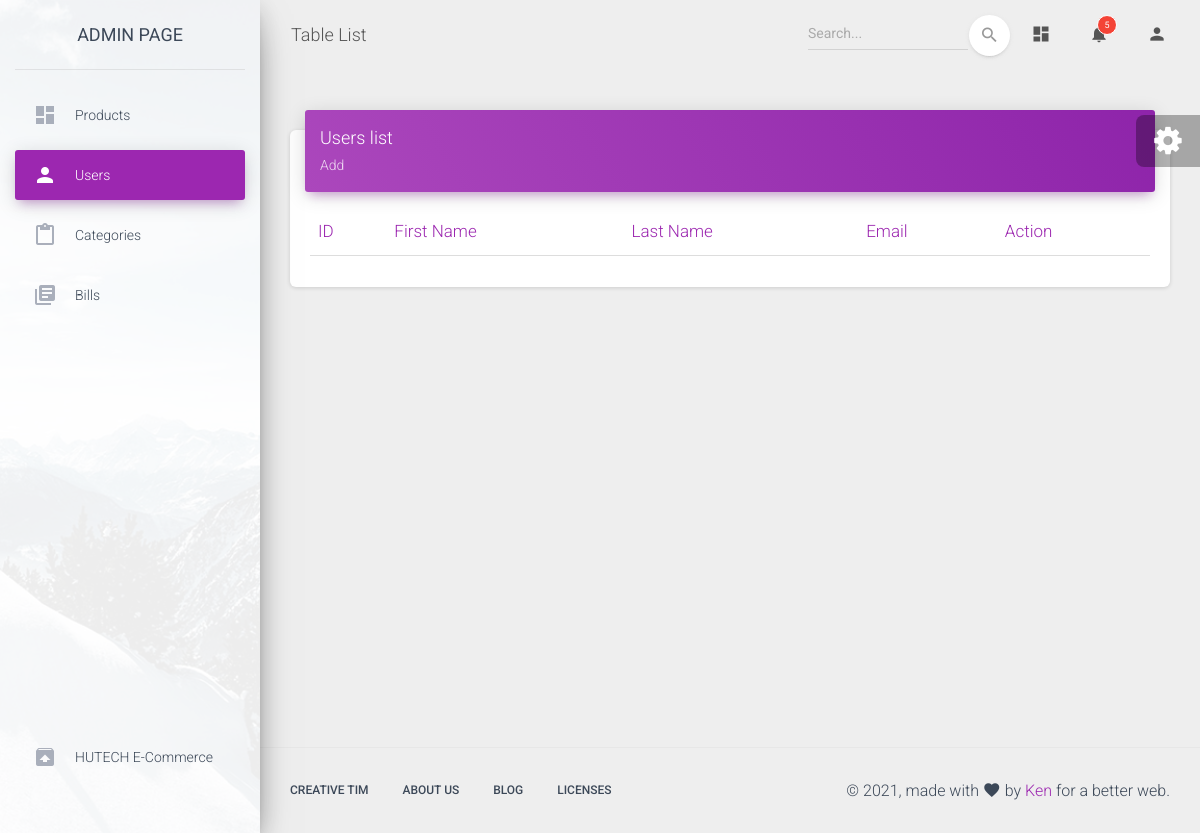
The app's page /admin/modules/users/index.php, older data.
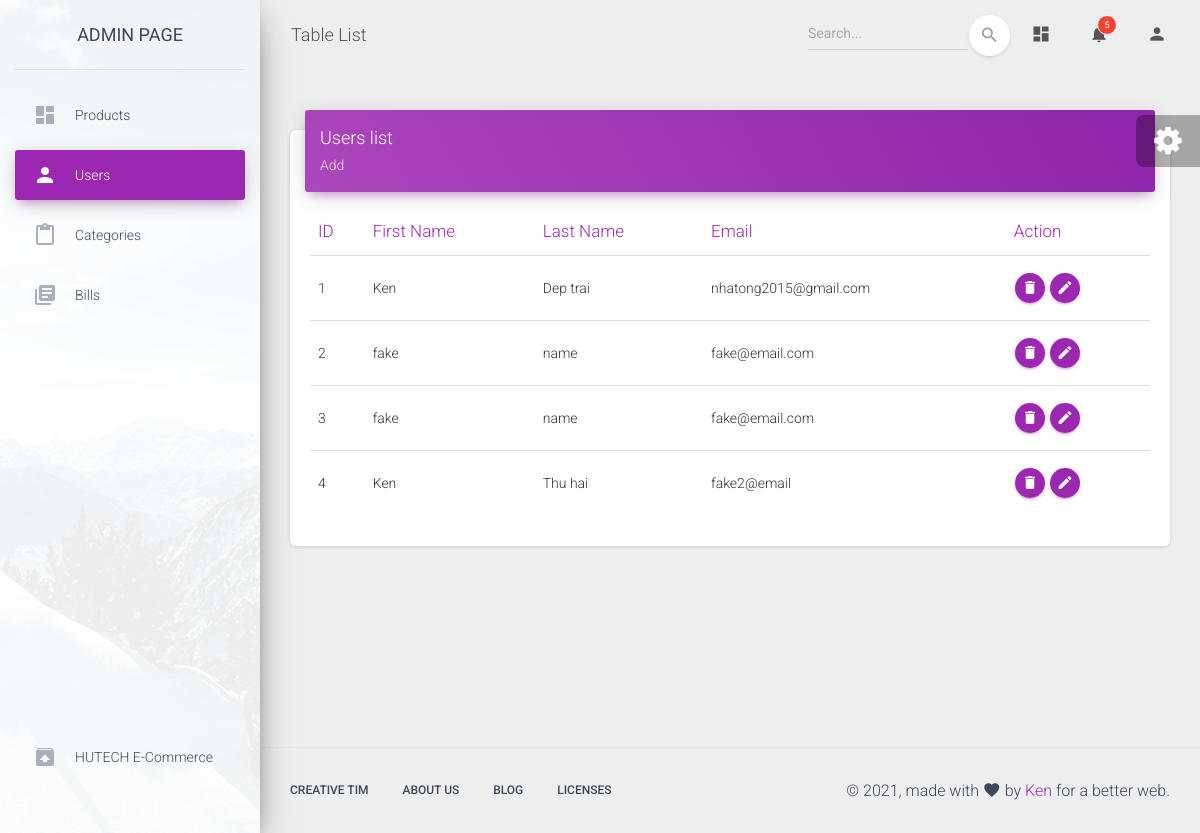
The same page, newer data.
### tables this page shows
CREATE TABLE `user` (
  `id` int(11) NOT NULL,
  `first_name` varchar(225) NOT NULL,
  `last_name` varchar(225) NOT NULL,
  `email` varchar(225) NOT NULL,
  `address` varchar(225) NOT NULL,
  `phone` varchar(225) NOT NULL,
  `password` int(11) NOT NULL
);

### libraries/database.php (called while the page is built, shortened)
<?php
class Database
{
    public $link;
    public function __construct()
    {
        $this->link = mysqli_connect("localhost","root","","fruitstore") or die ();
        mysqli_set_charset($this->link,"utf8");
    }
     public function fetchAll($table)
    {
        $sql = "SELECT * FROM {$table} WHERE 1" ;
        $result = mysqli_query($this->link,$sql) or die("Lỗi Truy Vấn fetchAll " .mysqli_error($this->link));
        $data = [];
        if( $result)
        {
            while ($num = mysqli_fetch_assoc($result))
            {
                $data[] = $num;
            }
        }
        return $data;
    }
}
?>

### admin/autoload/autoload.php (called while the page is built, shortened)
<?php
    require_once __DIR__. "/../../libraries/database.php";
    $db = new Database ;
?>

### admin/modules/users/index.php (the view, shortened to what this page needs)
<?php
  require_once __DIR__. "/../../autoload/autoload.php";
  $currentPage = 'users';
  $users = $db->fetchAll('user');
?>
<?php require_once __DIR__. "/../../layouts/header.php"; ?>
      <div class="content">
        <div class="container-fluid">
          <div class="row">
            <div class="col-md-12">
              <div class="card">
                <div class="card-header card-header-primary">
                  <h4 class="card-title ">Users list</h4>
                  <div class="d-fex">
                   <a href="add.php" class="card-category">Add </a>
                  </div>
                </div>
                <div class="card-body">
                  <div class="table-responsive">
                    <table class="table">
                      <thead class=" text-primary">
                        <th>
                          ID
                        </th>
                        <th>
                          First Name
                        </th>
                        <th>
                          Last Name
                        </th>
                        <th>
                          Email
                        </th>
                        <th>
                          Action
                        </th>
                      </thead>
                      <tbody>
                            <?php $stt = 1; foreach($users as $item) : ?>
                        <tr>
                            <td>
                                <?php echo $stt; ?>
                            </td>
                            <td>
                                <?php echo $item['first_name']; ?>
                            </td>
                            <td>
                                <?php echo $item['last_name']; ?>
                            </td>
                            <td>
                                <?php echo $item['email']; ?>
                            </td>
                            <td>
                                <a class="btn btn-primary btn-fab btn-fab-mini btn-round"
                                    href="delete.php?id=<?php echo $item['id']; ?>">
                                    <i class="material-icons">delete</i>
                                </a>
                                <a class="btn btn-primary btn-fab btn-fab-mini btn-round"
                                    href="edit.php?id=<?php echo $item['id']; ?>">
                                    <i class="material-icons">create</i>
                                </a>
                            </td>
                        </tr>
                            <?php $stt++ ;endforeach ?>
                      </tbody>
                    </table>
                  </div>
                </div>
              </div>
            </div>
          </div>
        </div>
      </div>
<?php require_once __DIR__. "/../../layouts/footer.php"; ?>

### admin/layouts/header.php (shortened to what this page needs)
<!DOCTYPE html>
<html lang="en">
<head>
  <link rel="stylesheet" href="https://maxcdn.bootstrapcdn.com/font-awesome/latest/css/font-awesome.min.css">
  <link href="/fruitstore/public/admin/css/material-dashboard.css?v=2.1.2" rel="stylesheet" />
</head>
<body class="">
  <div class="wrapper ">
    <div class="sidebar" data-color="purple" data-background-color="white" data-image="../assets/img/sidebar-1.jpg">
      <div class="logo"><a href="http://www.creative-tim.com" class="simple-text logo-normal">
          Admin Page
        </a></div>
      <div class="sidebar-wrapper">
        <ul class="nav">
          <li class="nav-item <?php if($currentPage =='products'){echo 'active';}?>">
            <a class="nav-link" href="/fruitstore/admin/modules/products/index.php">
              <i class="material-icons">dashboard</i>
              <p>Products</p>
            </a>
          </li>
          <li class="nav-item <?php if($currentPage =='users'){echo 'active';}?>">
            <a class="nav-link" href="/fruitstore/admin/modules/users/index.php">
              <i class="material-icons">person</i>
              <p>Users</p>
            </a>
          </li>
          <li class="nav-item <?php if($currentPage =='categories'){echo 'active';}?> ">
            <a class="nav-link" href="/fruitstore/admin/modules/categories/index.php">
              <i class="material-icons">content_paste</i>
              <p>Categories</p>
            </a>
          </li>
          <li class="nav-item <?php if($currentPage =='bills'){echo 'active';}?> ">
            <a class="nav-link" href="/fruitstore/admin/modules/bills/index.php">
              <i class="material-icons">library_books</i>
              <p>Bills</p>
            </a>
          </li>
          <li class="nav-item active-pro ">
            <a class="nav-link" href="./upgrade.html">
              <i class="material-icons">unarchive</i>
              <p>HUTECH E-commerce </p>
            </a>
          </li>
        </ul>
      </div>
    </div>
    <div class="main-panel">
      <nav class="navbar navbar-expand-lg navbar-transparent navbar-absolute fixed-top ">
        <div class="container-fluid">
          <div class="navbar-wrapper">
            <a class="navbar-brand" href="javascript:;">Table List</a>
          </div>
          <div class="collapse navbar-collapse justify-content-end">
            <form class="navbar-form">
              <div class="input-group no-border">
                <input type="text" value="" class="form-control" placeholder="Search...">
                <button type="submit" class="btn btn-white btn-round btn-just-icon">
                  <i class="material-icons">search</i>
                  <div class="ripple-container"></div>
                </button>
              </div>
            </form>
            <ul class="navbar-nav">
              <li class="nav-item">
                <a class="nav-link" href="javascript:;">
                  <i class="material-icons">dashboard</i>
                </a>
              </li>
              <li class="nav-item dropdown">
                <a class="nav-link" href="http://example.com" id="navbarDropdownMenuLink" data-toggle="dropdown" aria-haspopup="true" aria-expanded="false">
                  <i class="material-icons">notifications</i>
                  <span class="notification">5</span>
                </a>
              </li>
              <li class="nav-item dropdown">
                <a class="nav-link" href="javascript:;" id="navbarDropdownProfile" data-toggle="dropdown" aria-haspopup="true" aria-expanded="false">
                  <i class="material-icons">person</i>
                </a>
              </li>
            </ul>
          </div>
        </div>
      </nav>

### admin/layouts/footer.php (shortened to what this page needs)
<footer class="footer">
        <div class="container-fluid">
          <nav class="float-left">
            <ul>
              <li>
                <a href="https://www.creative-tim.com">
                  Creative Tim
                </a>
              </li>
              <li>
                <a href="https://creative-tim.com/presentation">
                  About Us
                </a>
              </li>
              <li>
                <a href="http://blog.creative-tim.com">
                  Blog
                </a>
              </li>
              <li>
                <a href="https://www.creative-tim.com/license">
                  Licenses
                </a>
              </li>
            </ul>
          </nav>
          <div class="copyright float-right">
            &copy;
            , made with <i class="material-icons">favorite</i> by
            <a href="https://www.creative-tim.com" target="_blank">Ken</a> for a better web.
          </div>
        </div>
      </footer>
    </div>
  </div>
  <div class="fixed-plugin">
    <div class="dropdown show-dropdown">
      <a href="#" data-toggle="dropdown">
        <i class="fa fa-cog fa-2x"> </i>
      </a>
    </div>
  </div>
</body>
</html>

Row changes from the older to the newer data that the page shows:
added user: first_name "Ken", last_name "Dep trai", email "nhatong2015@gmail.com"
added user: first_name "fake", last_name "name", email "fake@email.com"
added user: first_name "fake", last_name "name", email "fake@email.com"
added user: first_name "Ken", last_name "Thu hai", email "fake2@email"
